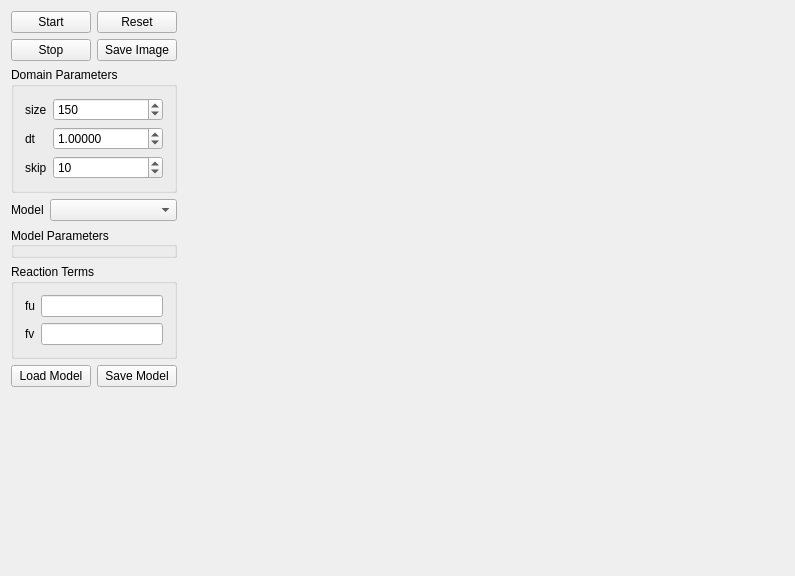
<?xml version="1.0" encoding="UTF-8"?>
<ui version="4.0">
 <class>MainWindow</class>
 <widget class="QMainWindow" name="MainWindow">
  <property name="geometry">
   <rect>
    <x>0</x>
    <y>0</y>
    <width>795</width>
    <height>576</height>
   </rect>
  </property>
  <property name="windowTitle">
   <string>MainWindow</string>
  </property>
  <widget class="QWidget" name="centralWidget">
   <layout class="QGridLayout" name="gridLayout">
    <item row="0" column="0">
     <widget class="QPushButton" name="start">
      <property name="sizePolicy">
       <sizepolicy hsizetype="Fixed" vsizetype="Fixed">
        <horstretch>0</horstretch>
        <verstretch>0</verstretch>
       </sizepolicy>
      </property>
      <property name="text">
       <string>Start</string>
      </property>
     </widget>
    </item>
    <item row="0" column="1">
     <widget class="QPushButton" name="reset">
      <property name="sizePolicy">
       <sizepolicy hsizetype="Fixed" vsizetype="Fixed">
        <horstretch>0</horstretch>
        <verstretch>0</verstretch>
       </sizepolicy>
      </property>
      <property name="text">
       <string>Reset</string>
      </property>
     </widget>
    </item>
    <item row="0" column="2" rowspan="8">
     <widget class="RDWidget" name="rdWidget" native="true">
      <property name="sizePolicy">
       <sizepolicy hsizetype="Expanding" vsizetype="Expanding">
        <horstretch>0</horstretch>
        <verstretch>0</verstretch>
       </sizepolicy>
      </property>
     </widget>
    </item>
    <item row="1" column="0">
     <widget class="QPushButton" name="stop">
      <property name="sizePolicy">
       <sizepolicy hsizetype="Fixed" vsizetype="Fixed">
        <horstretch>0</horstretch>
        <verstretch>0</verstretch>
       </sizepolicy>
      </property>
      <property name="text">
       <string>Stop</string>
      </property>
     </widget>
    </item>
    <item row="1" column="1">
     <widget class="QPushButton" name="save">
      <property name="sizePolicy">
       <sizepolicy hsizetype="Fixed" vsizetype="Fixed">
        <horstretch>0</horstretch>
        <verstretch>0</verstretch>
       </sizepolicy>
      </property>
      <property name="text">
       <string>Save Image</string>
      </property>
     </widget>
    </item>
    <item row="2" column="0" colspan="2">
     <widget class="QGroupBox" name="groupBox_2">
      <property name="sizePolicy">
       <sizepolicy hsizetype="Minimum" vsizetype="Preferred">
        <horstretch>0</horstretch>
        <verstretch>0</verstretch>
       </sizepolicy>
      </property>
      <property name="title">
       <string>Domain Parameters</string>
      </property>
      <layout class="QGridLayout" name="gridLayout_3">
       <item row="1" column="0">
        <widget class="QLabel" name="label_7">
         <property name="sizePolicy">
          <sizepolicy hsizetype="Fixed" vsizetype="Preferred">
           <horstretch>0</horstretch>
           <verstretch>0</verstretch>
          </sizepolicy>
         </property>
         <property name="text">
          <string>dt</string>
         </property>
        </widget>
       </item>
       <item row="0" column="0">
        <widget class="QLabel" name="label_2">
         <property name="sizePolicy">
          <sizepolicy hsizetype="Fixed" vsizetype="Preferred">
           <horstretch>0</horstretch>
           <verstretch>0</verstretch>
          </sizepolicy>
         </property>
         <property name="text">
          <string>size</string>
         </property>
        </widget>
       </item>
       <item row="0" column="1">
        <widget class="QSpinBox" name="gridSize">
         <property name="sizePolicy">
          <sizepolicy hsizetype="Minimum" vsizetype="Fixed">
           <horstretch>0</horstretch>
           <verstretch>0</verstretch>
          </sizepolicy>
         </property>
         <property name="minimum">
          <number>10</number>
         </property>
         <property name="maximum">
          <number>9999</number>
         </property>
         <property name="value">
          <number>150</number>
         </property>
        </widget>
       </item>
       <item row="1" column="1">
        <widget class="QDoubleSpinBox" name="dt">
         <property name="decimals">
          <number>5</number>
         </property>
         <property name="value">
          <double>1.000000000000000</double>
         </property>
        </widget>
       </item>
       <item row="2" column="0">
        <widget class="QLabel" name="label_4">
         <property name="text">
          <string>skip</string>
         </property>
        </widget>
       </item>
       <item row="2" column="1">
        <widget class="QSpinBox" name="skipFrames">
         <property name="minimum">
          <number>1</number>
         </property>
         <property name="value">
          <number>10</number>
         </property>
        </widget>
       </item>
      </layout>
     </widget>
    </item>
    <item row="3" column="0" colspan="2">
     <layout class="QFormLayout" name="formLayout">
      <item row="0" column="0">
       <widget class="QLabel" name="label_3">
        <property name="sizePolicy">
         <sizepolicy hsizetype="Fixed" vsizetype="Preferred">
          <horstretch>0</horstretch>
          <verstretch>0</verstretch>
         </sizepolicy>
        </property>
        <property name="text">
         <string>Model</string>
        </property>
       </widget>
      </item>
      <item row="0" column="1">
       <widget class="QComboBox" name="models">
        <property name="sizePolicy">
         <sizepolicy hsizetype="Minimum" vsizetype="Fixed">
          <horstretch>0</horstretch>
          <verstretch>0</verstretch>
         </sizepolicy>
        </property>
       </widget>
      </item>
     </layout>
    </item>
    <item row="4" column="0" colspan="2">
     <widget class="QGroupBox" name="params">
      <property name="sizePolicy">
       <sizepolicy hsizetype="Minimum" vsizetype="Fixed">
        <horstretch>0</horstretch>
        <verstretch>0</verstretch>
       </sizepolicy>
      </property>
      <property name="title">
       <string>Model Parameters</string>
      </property>
      <property name="alignment">
       <set>Qt::AlignLeading|Qt::AlignLeft|Qt::AlignVCenter</set>
      </property>
      <property name="flat">
       <bool>false</bool>
      </property>
     </widget>
    </item>
    <item row="5" column="0" colspan="2">
     <widget class="QGroupBox" name="groupBox">
      <property name="sizePolicy">
       <sizepolicy hsizetype="Minimum" vsizetype="Preferred">
        <horstretch>0</horstretch>
        <verstretch>0</verstretch>
       </sizepolicy>
      </property>
      <property name="title">
       <string>Reaction Terms</string>
      </property>
      <layout class="QGridLayout" name="gridLayout_2">
       <item row="1" column="0">
        <widget class="QLabel" name="label_8">
         <property name="sizePolicy">
          <sizepolicy hsizetype="Minimum" vsizetype="Minimum">
           <horstretch>0</horstretch>
           <verstretch>0</verstretch>
          </sizepolicy>
         </property>
         <property name="text">
          <string>fv</string>
         </property>
        </widget>
       </item>
       <item row="0" column="1">
        <widget class="QLineEdit" name="fu">
         <property name="sizePolicy">
          <sizepolicy hsizetype="Minimum" vsizetype="Fixed">
           <horstretch>0</horstretch>
           <verstretch>0</verstretch>
          </sizepolicy>
         </property>
        </widget>
       </item>
       <item row="1" column="1">
        <widget class="QLineEdit" name="fv">
         <property name="sizePolicy">
          <sizepolicy hsizetype="Minimum" vsizetype="Fixed">
           <horstretch>0</horstretch>
           <verstretch>0</verstretch>
          </sizepolicy>
         </property>
        </widget>
       </item>
       <item row="0" column="0">
        <widget class="QLabel" name="label">
         <property name="sizePolicy">
          <sizepolicy hsizetype="Fixed" vsizetype="Minimum">
           <horstretch>0</horstretch>
           <verstretch>0</verstretch>
          </sizepolicy>
         </property>
         <property name="text">
          <string>fu</string>
         </property>
        </widget>
       </item>
      </layout>
     </widget>
    </item>
    <item row="6" column="0">
     <widget class="QPushButton" name="loadModel">
      <property name="sizePolicy">
       <sizepolicy hsizetype="Fixed" vsizetype="Fixed">
        <horstretch>0</horstretch>
        <verstretch>0</verstretch>
       </sizepolicy>
      </property>
      <property name="text">
       <string>Load Model</string>
      </property>
     </widget>
    </item>
    <item row="6" column="1">
     <widget class="QPushButton" name="saveModel">
      <property name="sizePolicy">
       <sizepolicy hsizetype="Fixed" vsizetype="Fixed">
        <horstretch>0</horstretch>
        <verstretch>0</verstretch>
       </sizepolicy>
      </property>
      <property name="text">
       <string>Save Model</string>
      </property>
     </widget>
    </item>
    <item row="7" column="0" colspan="2">
     <spacer name="verticalSpacer">
      <property name="orientation">
       <enum>Qt::Vertical</enum>
      </property>
      <property name="sizeHint" stdset="0">
       <size>
        <width>20</width>
        <height>40</height>
       </size>
      </property>
     </spacer>
    </item>
   </layout>
  </widget>
 </widget>
 <layoutdefault spacing="6" margin="11"/>
 <customwidgets>
  <customwidget>
   <class>RDWidget</class>
   <extends>QWidget</extends>
   <header>rdwidget.h</header>
   <container>1</container>
  </customwidget>
 </customwidgets>
 <resources/>
 <connections/>
</ui>
